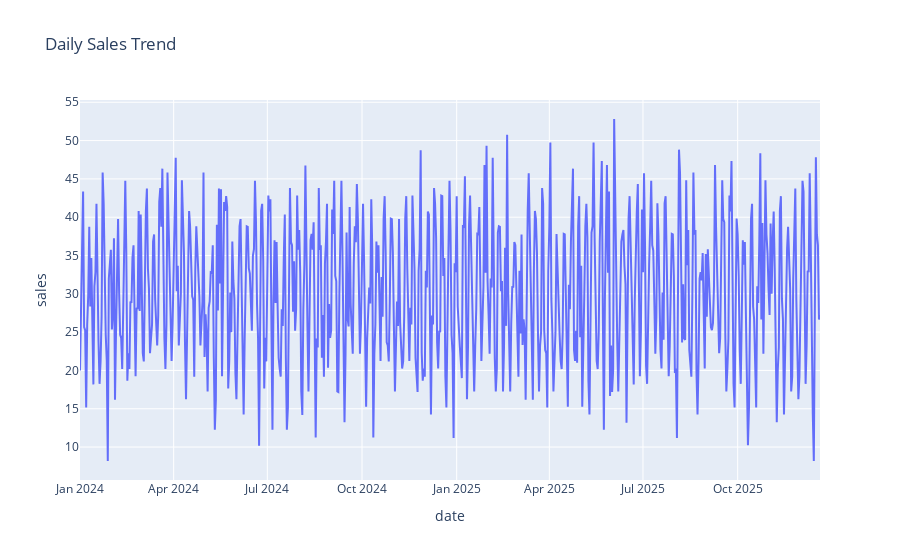

Here is the notebook cell this chart was saved with:
### Code cell
fig = px.line(df, x=df['date'], y=df['sales'], title='Daily Sales Trend')
fig.show()

### Figure 1 — Plotly figure (JSON) as saved in the notebook; plotly's stock layout.template omitted (floating-point values rounded to 4 significant figures; data arrays with more than 128 entries replaced by an {"elided": "..."} marker saying what was removed)
{"data": [{"hovertemplate": "date=%{x}<br>sales=%{y}<extra></extra>", "legendgroup": "", "line": {"color": "#636efa", "dash": "solid"}, "marker": {"symbol": "circle"}, "mode": "lines", "name": "", "orientation": "v", "showlegend": false, "type": "scatter", "x": {"elided": "720 str values"}, "xaxis": "x", "y": {"elided": "720 float values"}, "yaxis": "y"}], "layout": {"autosize": true, "legend": {"tracegroupgap": 0}, "title": {"text": "Daily Sales Trend"}, "xaxis": {"anchor": "y", "autorange": true, "domain": [0, 1], "range": ["2024-01-01", "2025-12-20"], "title": {"text": "date"}, "type": "date"}, "yaxis": {"anchor": "x", "autorange": true, "domain": [0, 1], "range": [5.702, 55.3], "title": {"text": "sales"}, "type": "linear"}}}
